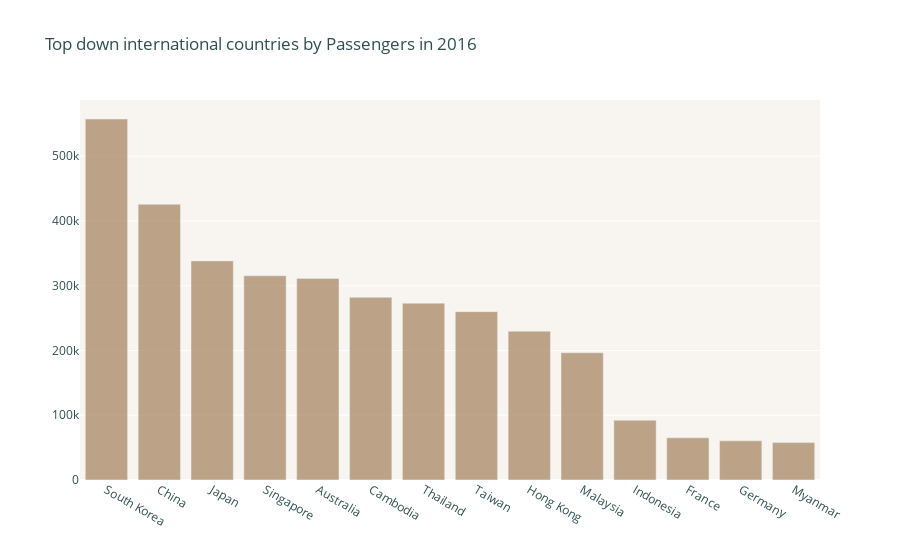

Write notebook code for a chart like this one.
### Code cell
int_bartopctr_fig12(2016, 'pax_total')

### Figure 1 — Plotly figure (JSON) as saved in the notebook; plotly's stock layout.template omitted (floating-point values rounded to 4 significant figures)
{"data": [{"hovertemplate": "<b>%{x}</b><br>Passengers in 2016: %{y:.3s}<br>", "marker": {"color": "#AE8F6F"}, "name": "International countries", "opacity": 0.8, "textangle": -60, "type": "bar", "x": ["South Korea", "China", "Japan", "Singapore", "Australia", "Cambodia", "Thailand", "Taiwan", "Hong Kong", "Malaysia", "Indonesia", "France", "Germany", "Myanmar"], "y": [557552, 425812, 338430, 315459, 311360, 282113, 273000.0, 259992, 229700.0, 196600.0, 92298, 65160.0, 60490.0, 57740]}], "layout": {"font": {"color": "darkslategray"}, "legend": {"orientation": "h", "x": 1, "xanchor": "right", "y": 1, "yanchor": "bottom"}, "paper_bgcolor": "white", "plot_bgcolor": "#f8f5f0", "title": {"text": "Top down international countries by Passengers in 2016"}}}
